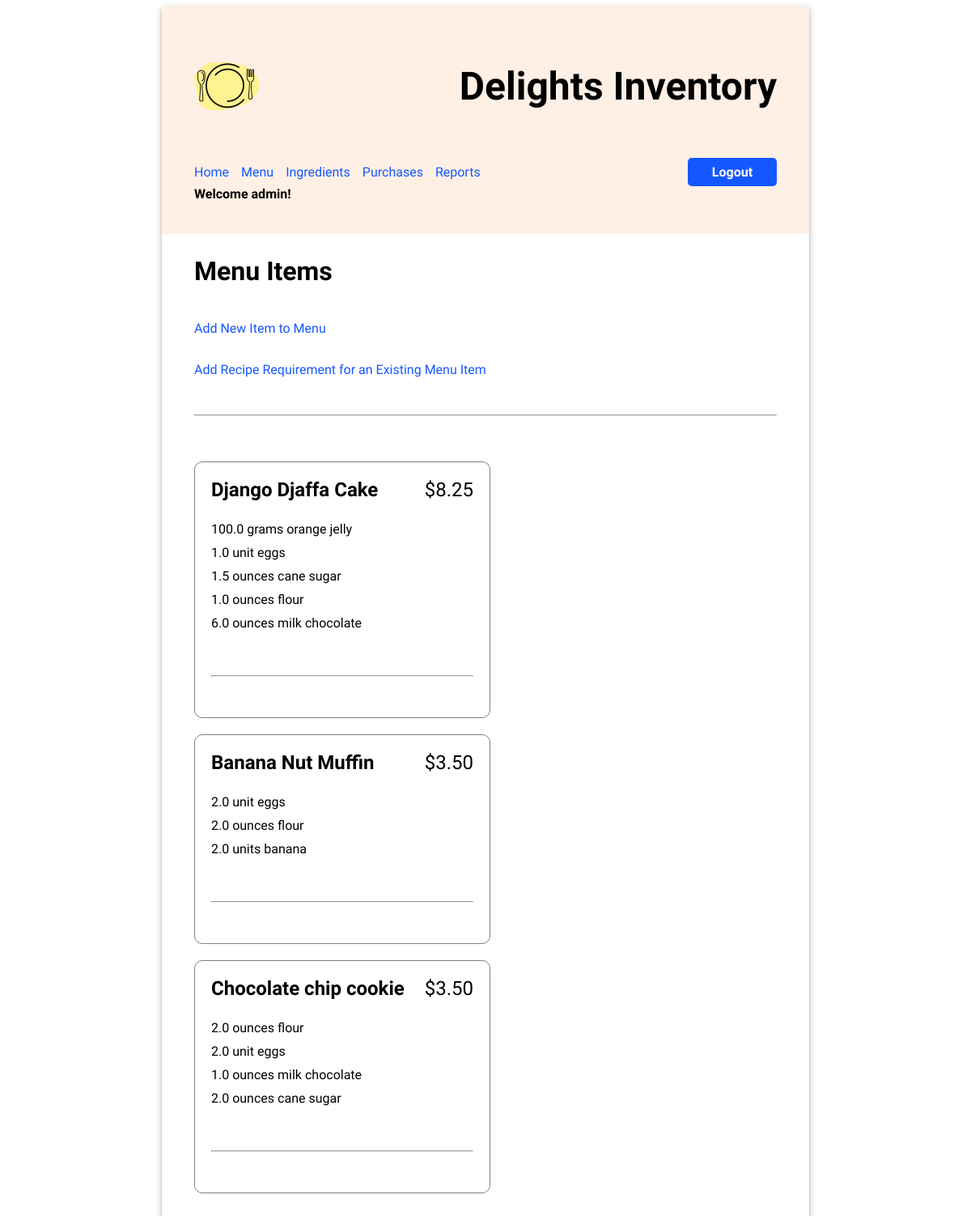
The page /menu/ (signed in) on the database its author committed.
### inventory/models.py (models this page shows, shortened)
class MenuItem(models.Model):
    title = models.CharField(max_length=200)
    price = models.FloatField(default=0)

class RecipeRequirement(models.Model):
    menu_item = models.ForeignKey(MenuItem, on_delete=models.CASCADE)
    ingredient = models.ForeignKey(Ingredient, on_delete=models.CASCADE)
    quantity = models.FloatField(default=0)

class Ingredient(models.Model):
    name = models.CharField(max_length=200)
    quantity = models.FloatField(default=0)
    unit = models.CharField(max_length=200)
    unit_price = models.FloatField(default=0)

### inventory/views.py (the view)
# urls.py: path('menu/', views.MenuItemsView.as_view(), name="menu"),
class MenuItemsView(LoginRequiredMixin,ListView):
    model = MenuItem
    template_name = "inventory/view_menu_items.html"

### inventory/templates/inventory/view_menu_items.html (shortened to what this page needs)
{% extends 'base.html' %}
{% load static %}
{% block content %}
<h2>Menu Items</h2>
<p><a href="{% url 'add_menu_item' %}">Add New Item to Menu</a></p>
<p><a href="{% url 'add_recipe_requirement' %}">Add Recipe Requirement for an Existing Menu Item</a></p>
<hr/>
<ul class="menu-items">
    {% for menu_item in object_list %}
        <li>
            <div class="menu-item-header">
                <div class="menu-item-title">{{ menu_item.title }}</div>
                <div class="menu-item-price">${{ menu_item.price|stringformat:".2f" }}</div>
            </div>
            <ul class="menu-item-ingredients">
                {% for recipe_requirement in menu_item.reciperequirement_set.all %}
                <li>{{ recipe_requirement.quantity }} {{recipe_requirement.ingredient.unit }} {{ recipe_requirement.ingredient.name }}</li>
                {% endfor %}
            </ul>
            <hr/>
        </li>
    {% endfor %}
</ul>
{% endblock %}

### inventory/templates/base.html (shortened to what this page needs)
{% load static %}
<!DOCTYPE html>
<html>
<head>
    <link rel="stylesheet" type="text/css" href="{% static 'routes/style.css' %}" />
</head>
<body>
    <div class="app">
        <header>
            <div class="header-first-row">
                <img src="{% static 'routes/food-pic.png' %}" alt="Inventory Logo" width="80px" />
                <h1 class="title">Delights Inventory</h1>
            </div>
            <nav class="navbar">
                <a class="nav-item" href="{% url 'home' %}">Home</a>
                <a class="nav-item" href="{% url 'menu' %}">Menu</a>
                <a class="nav-item" href="{% url 'ingredients' %}">Ingredients</a>
                <a class="nav-item" href="{% url 'purchases' %}">Purchases</a>
                <a class="nav-item" href="{% url 'reports' %}">Reports</a>
                {% if user.is_authenticated %}
                <a class="logout" href="/logout">Logout</a>
                {% endif %}
            </nav>
            {% if user.username %}
                 <h4 class="header-greet">Welcome {{ user.username }}!</h4>
            {% endif %}
        </header>
        <main>{% block content %}{% endblock %}</main>
    </div>
</body>
</html>

### inventory/static/routes/style.css (style rules this page uses)
body { font-family: 'Oxygen', sans-serif; }
input[type=submit], button, .logout, .logout-button { background-color: #1557FF; color: white; border: 0px; border-radius: 5px; padding: 12px 20px; font-weight: bold; font-size: 1em; text-decoration: none; text-align: center; height: max-content; width: auto; }
.logout { height: max-content; margin: 30px; padding: 10px; }
hr { margin: 30px 0; }
header { background-color: #FFF0E5; min-height: 200px; display: flex; flex-direction: column; align-items: flex-start; padding: 40px; }
.header-first-row { width: 100%; display: flex; justify-content: space-between; align-items: center; }
.title { font-size: 3em; padding: 30px 0; margin: auto 0; }
.header-greet { margin: 0; }
.navbar { margin-top: 30px; display: flex; width: 100%; align-items: center; }
.navbar a { text-decoration: none; padding: 8px 0; color: #1557FF; margin-right: 15px; }
.navbar a.logout { display: inline-block; padding: 8px 15px; margin: 0 0 0 auto; height: auto; min-width: 80px; color: white; text-align: center; background-color: #1557FF; border-radius: 5px; }
.app { min-width: 800px; max-width: 60%; margin: 0 auto; box-shadow: 0 2px 4px rgba(0, 0, 0, 0.2), 0 3px 10px rgba(0, 0, 0, 0.19); }
main { display: flex; flex-direction: column; padding: 0 40px 20px; justify-content: center; }
main h2 { font-size: 2em; }
::placeholder { color: #999; opacity: 1; font-style: italic; }
.menu-items { display: flex; flex-wrap: wrap; padding: 0; justify-content: space-between; list-style-type: none; }
.menu-items * { padding: 0; }
.menu-items > li { display: flex; flex-direction: column; padding: 20px; border: 1px solid grey; margin: 10px 0; border-radius: 10px; justify-content: left; flex-basis: 45%; }
.menu-items ul { list-style-type: none; }
.menu-item-header { display: flex; flex-direction: row; justify-content: space-between; font-size: 1.5em; }
.menu-item-title { font-weight: bold; }
.menu-item-ingredients { padding: 20px 0; }
.menu-item-ingredients * { padding: 5px 0; }
a { text-decoration: none; color: #1557FF; }

### rows shown on the page
MenuItem: title "Django Djaffa Cake", price "8.25"
RecipeRequirement: quantity "100.0", ingredient.unit "grams", ingredient.name "orange jelly"
RecipeRequirement: quantity "1.0", ingredient.unit "unit", ingredient.name "eggs"
RecipeRequirement: quantity "1.5", ingredient.unit "ounces", ingredient.name "cane sugar"
RecipeRequirement: quantity "1.0", ingredient.unit "ounces", ingredient.name "flour"
RecipeRequirement: quantity "6.0", ingredient.unit "ounces", ingredient.name "milk chocolate"
MenuItem: title "Banana Nut Muffin", price "3.50"
RecipeRequirement: quantity "2.0", ingredient.unit "unit", ingredient.name "eggs"
RecipeRequirement: quantity "2.0", ingredient.unit "ounces", ingredient.name "flour"
RecipeRequirement: quantity "2.0", ingredient.unit "units", ingredient.name "banana"
MenuItem: title "Chocolate chip cookie", price "3.50"
RecipeRequirement: quantity "2.0", ingredient.unit "ounces", ingredient.name "flour"
RecipeRequirement: quantity "2.0", ingredient.unit "unit", ingredient.name "eggs"
RecipeRequirement: quantity "1.0", ingredient.unit "ounces", ingredient.name "milk chocolate"
RecipeRequirement: quantity "2.0", ingredient.unit "ounces", ingredient.name "cane sugar"

### other values the page prints
{{ user.username }} "admin"
